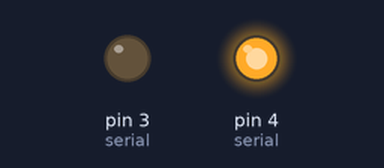
Bench run of a sketch on a simulated Arduino Uno, built with avr-gcc and run on an emulated ATmega328P. On the bench: output pins drawn as LEDs (lit = HIGH). Pins used as bus, display or sensor lines are not drawn; what the sketch prints to the serial monitor is not drawn.

Above: at 0.1 s.
Timing chart, 0 to 1.6 s (numbered marks = the images above):
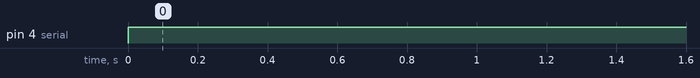

The sketch:

register.io.ino
```cpp
void setup() {
  Serial.begin(9600);
  pinMode(2, OUTPUT);  //simulating the CLK
  pinMode(3, OUTPUT);  //serial
  pinMode(4, OUTPUT);  //serial

}

void loop() {
  digitalWrite(3,LOW);
  digitalWrite(4,HIGH);
  //CLK
  digitalWrite(2,HIGH);
  delay(1000);
  digitalWrite(2,LOW);
  delay(1000);
  Serial.println("clk cycle");
}
```

Measured:
- by itself, pin 4 (serial): LOW → HIGH at 0.00 s
